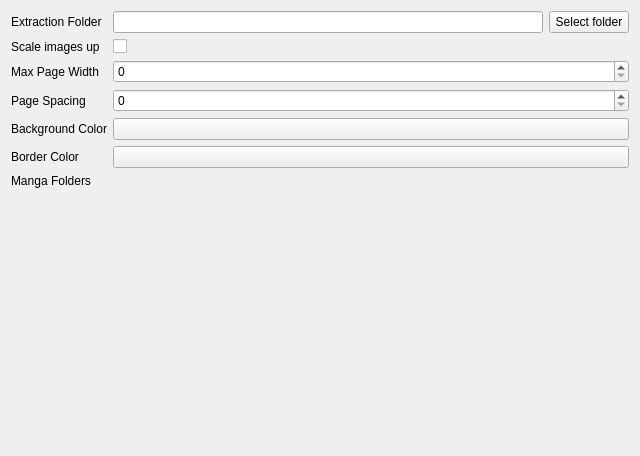
<?xml version="1.0" encoding="UTF-8"?>
<ui version="4.0">
 <class>SettingsWidget</class>
 <widget class="QWidget" name="SettingsWidget">
  <property name="geometry">
   <rect>
    <x>0</x>
    <y>0</y>
    <width>640</width>
    <height>456</height>
   </rect>
  </property>
  <property name="windowTitle">
   <string>Form</string>
  </property>
  <layout class="QVBoxLayout" name="verticalLayout">
   <item>
    <layout class="QFormLayout" name="formLayout">
     <item row="0" column="0">
      <widget class="QLabel" name="tmpFolderLabel">
       <property name="text">
        <string>Extraction Folder</string>
       </property>
      </widget>
     </item>
     <item row="0" column="1">
      <layout class="QHBoxLayout" name="horizontalLayout">
       <property name="leftMargin">
        <number>0</number>
       </property>
       <property name="rightMargin">
        <number>0</number>
       </property>
       <item>
        <widget class="QLineEdit" name="kcfg_ExtractionFolder"/>
       </item>
       <item>
        <widget class="QPushButton" name="selectExtractionFolder">
         <property name="text">
          <string>Select folder</string>
         </property>
        </widget>
       </item>
      </layout>
     </item>
     <item row="3" column="1">
      <widget class="QSpinBox" name="kcfg_MaxWidth">
       <property name="maximum">
        <number>9999</number>
       </property>
      </widget>
     </item>
     <item row="4" column="0">
      <widget class="QLabel" name="pageSpacingLabel">
       <property name="text">
        <string>Page Spacing</string>
       </property>
      </widget>
     </item>
     <item row="4" column="1">
      <widget class="QSpinBox" name="kcfg_PageSpacing"/>
     </item>
     <item row="7" column="0">
      <widget class="QLabel" name="backgrounColorLabel">
       <property name="text">
        <string>Background Color</string>
       </property>
       <property name="buddy">
        <cstring>kcfg_BackgroundColor</cstring>
       </property>
      </widget>
     </item>
     <item row="7" column="1">
      <widget class="KColorButton" name="kcfg_BackgroundColor"/>
     </item>
     <item row="9" column="0">
      <widget class="QLabel" name="borderColorLabel">
       <property name="text">
        <string>Border Color</string>
       </property>
       <property name="buddy">
        <cstring>kcfg_BorderColor</cstring>
       </property>
      </widget>
     </item>
     <item row="9" column="1">
      <widget class="KColorButton" name="kcfg_BorderColor"/>
     </item>
     <item row="10" column="0">
      <widget class="QLabel" name="label">
       <property name="text">
        <string>Manga Folders</string>
       </property>
      </widget>
     </item>
     <item row="10" column="1">
      <widget class="KEditListWidget" name="kcfg_MangaFolders"/>
     </item>
     <item row="3" column="0">
      <widget class="QLabel" name="maxWidthLabel">
       <property name="text">
        <string>Max Page Width</string>
       </property>
      </widget>
     </item>
     <item row="1" column="1">
      <widget class="QCheckBox" name="kcfg_UpScale">
       <property name="enabled">
        <bool>true</bool>
       </property>
       <property name="text">
        <string/>
       </property>
       <property name="checked">
        <bool>false</bool>
       </property>
      </widget>
     </item>
     <item row="1" column="0">
      <widget class="QLabel" name="label_2">
       <property name="text">
        <string>Scale images up</string>
       </property>
      </widget>
     </item>
    </layout>
   </item>
   <item>
    <widget class="KSeparator" name="kseparator"/>
   </item>
  </layout>
 </widget>
 <customwidgets>
  <customwidget>
   <class>KColorButton</class>
   <extends>QPushButton</extends>
   <header>kcolorbutton.h</header>
  </customwidget>
  <customwidget>
   <class>KEditListWidget</class>
   <extends>QWidget</extends>
   <header>keditlistwidget.h</header>
  </customwidget>
  <customwidget>
   <class>KSeparator</class>
   <extends>QFrame</extends>
   <header>kseparator.h</header>
  </customwidget>
 </customwidgets>
 <resources/>
 <connections/>
</ui>
